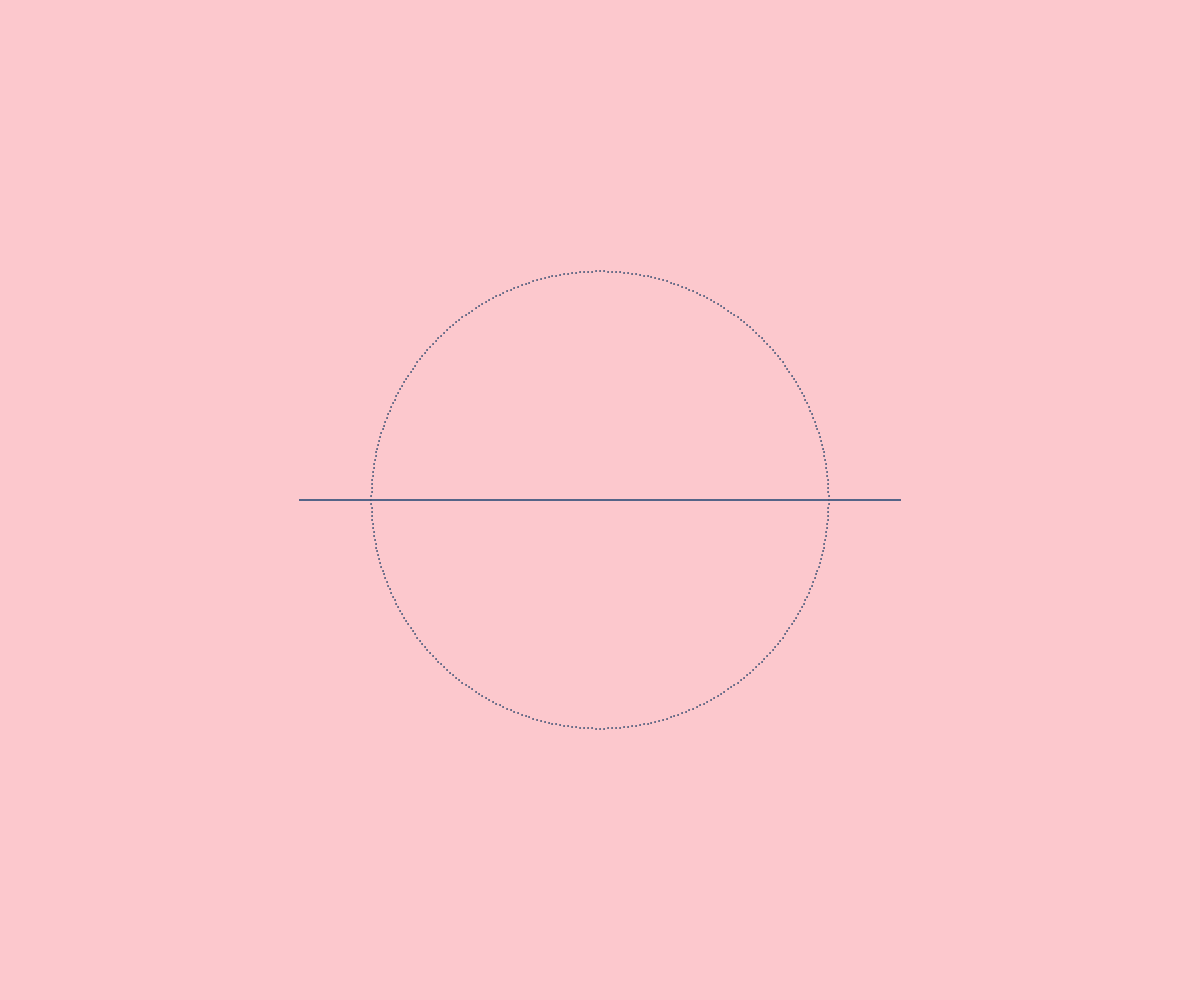
Frame 1 (no input)
Frame 60 (no input): identical to frame 1, image omitted
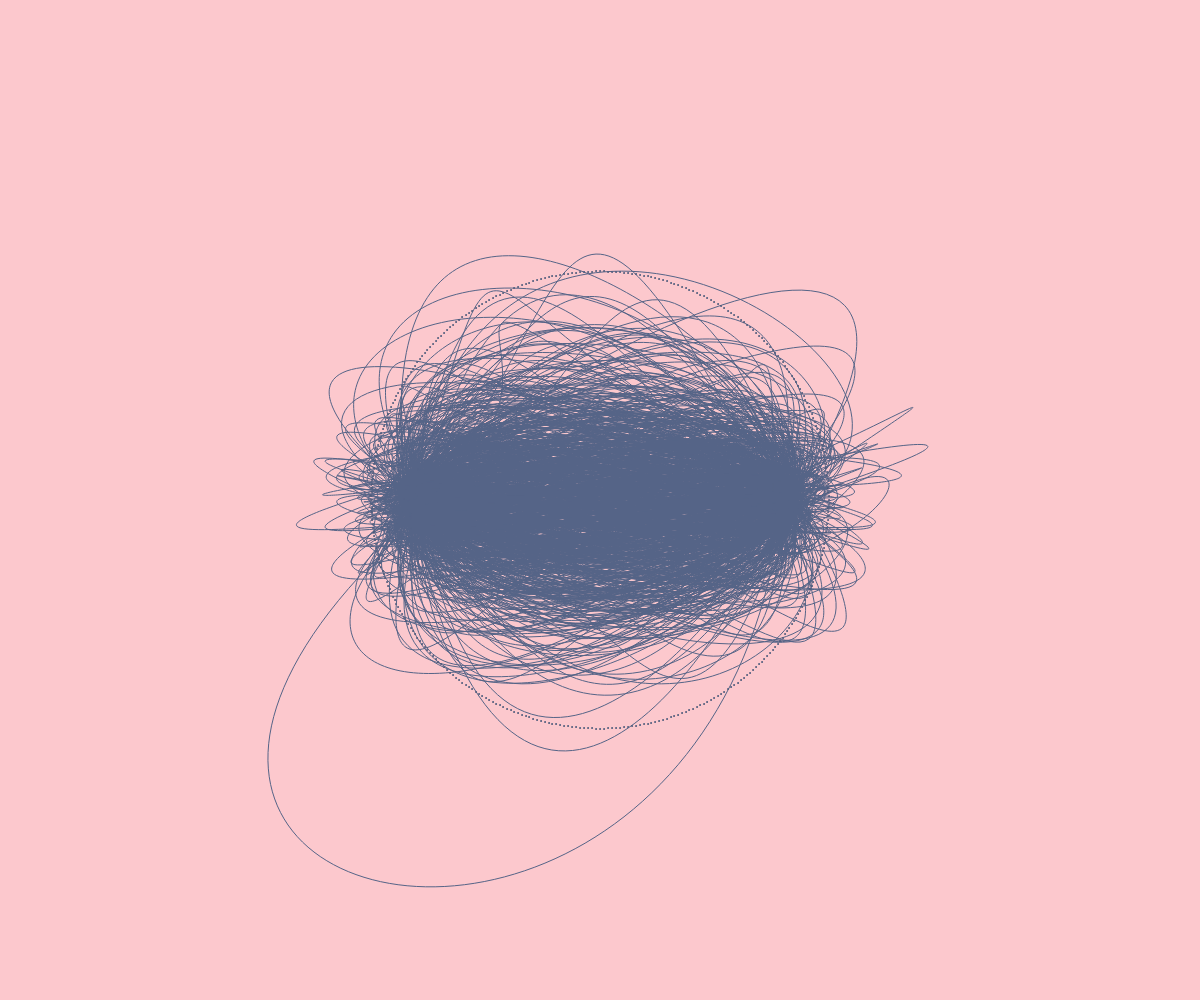
Frame 120 (the mouse pressed at the canvas centre since frame 60)

The p5.js sketch that drew these frames (run headless with seeded random() and noise() and a simulated clock; from frame 60 on, the mouse is pressed at the canvas centre):

// p5.js sketch
// ── sketch.js

	let allCurves = [],
	circles = []

function setup () {
	// //find appropriate canvas width
	// canvas_size = windowWidth < windowHeight ? windowWidth : windowHeight
	// canvas_size -= 80

	createCanvas( windowWidth, windowHeight)

	// //set canvas in center
	// let margin_left = (windowWidth - canvas_size) / 2
	// $(".p5Canvas").css("margin-left", margin_left)
	// $(".p5Canvas").css("margin-top", 40)

	let num_curves = 1000
	for (let i = 0; i < num_curves; i++) {

		let newCurve = new kurve

		if(i === 0) {

			newCurve.points.x1 = windowWidth/2
			newCurve.points.y1 = windowHeight/2

			newCurve.points.x2 = windowWidth/4
			newCurve.points.y2 = windowHeight/2

			newCurve.points.x3 = (windowWidth/4) * 3
			newCurve.points.y3 = windowHeight/2

			newCurve.points.x4 = windowWidth/2
			newCurve.points.y4 = windowHeight/2

		}
		else {
			newCurve.points.x1 = windowWidth/2
			newCurve.points.y1 = windowHeight/2

			newCurve.points.x2 = allCurves[0].points.x2
			newCurve.points.y2 = allCurves[0].points.y2

			newCurve.points.x3 = allCurves[0].points.x3
			newCurve.points.y3 = allCurves[0].points.y3

			newCurve.points.x4 = windowWidth/2
			newCurve.points.y4 = windowHeight/2
		}

		allCurves.push(newCurve)
	}

	let num_circles = 1
	for (let i = 0; i < num_circles; i++) {
		circleOfDots()
	}

	background("#FCC8CD")
}


function draw () {

	background("#FCC8CD")

	allCurves.forEach((curve) => {

		curve.make()
		// curve.makeDots()

		if(mouseIsPressed) {
			curve.findDot()
		}

		if(curve.dotsFound.x1) {
			curve.change(random(50, 300))
			curve.goDot()
		}
	})


	circles.forEach((points) => {
		points.forEach((point) => {
			fill("black")
			ellipse(point.x, point.y, 1, 1)
		})
	})

}


function kurve () {

	this.points = {}

	this.dotsFound = {}

	this.speed = 3

	this.make = () => {

		noFill()
		stroke("#556487");
		curve(
			this.points.x1,
			this.points.y1,
			this.points.x2,
			this.points.y2,
			this.points.x3,
			this.points.y3,
			this.points.x4,
			this.points.y4
		)
	}

	this.makeDots = () => {

		fill("red")
		//the curve
		// ellipse(
		// 	this.points.x1,
		// 	this.points.y1,
		// 	10,
		// 	10
		// )
		// ellipse(
		// 	this.points.x4,
		// 	this.points.y4,
		// 	10,
		// 	10
		// )
		//the ends
		ellipse(
			this.points.x2,
			this.points.y2,
			10,
			10
		)
		ellipse(
			this.points.x3,
			this.points.y3,
			10,
			10
		)
	}

	this.change = (num) => {

		this.points.x1 += random(-num, num)
		this.points.y1 += random(-num, num)

		// this.points.x2 += random(-num, num)
		// this.points.y2 += random(-num, num)
		//
		// this.points.x3 += random(-num, num)
		// this.points.y3 += random(-num, num)

		this.points.x4 += random(-num, num)
		this.points.y4 += random(-num, num)
	}

	this.findDot = () => {

		circles.forEach((points, i) => {

			if(i === 0) {
				let dot1 = points[fixedNum(random(0,points.length - 1))],
						dot2 = points[fixedNum(random(0,points.length - 1))]
				this.dotsFound.x1 = dot1.x
				this.dotsFound.y1 = dot1.y

				this.dotsFound.x2 = dot2.x
				this.dotsFound.y2 = dot2.y
			}
		})
	}

	this.goDot = () => {

		let direction1 = moveThere(
			this.points.x2,
			this.points.y2,
			this.dotsFound.x1,
			this.dotsFound.y1,
			this.speed
		),
		direction2 = moveThere(
			this.points.x3,
			this.points.y3,
			this.dotsFound.x2,
			this.dotsFound.y2,
			this.speed
		)

		this.points.x2 = direction1.x

		this.points.y2 = direction1.y

		this.points.x3 = direction2.x

		this.points.y3 = direction2.y
	}
}

const circleOfDots = () => {

	// I got this from http://bl.ocks.org/bycoffe/3404776
	 let radius = random(50, 300),
			 num_points = 360,
			 angle,
			 x,
			 y,
			 points = []

	 for (let c = 0; c < num_points; c++) {

			angle = (c / (num_points / 2)) * Math.PI; // Calculate the angle at which the element will be placed.
																						// For a semicircle, we would use (i / num_points) * Math.PI.
			x = (radius * Math.cos(angle)) + (windowWidth/2); // Calculate the x position of the element.
			y = (radius * Math.sin(angle)) + (windowHeight/2); // Calculate the y position of the element.

			points.push({
				x: Number(x.toFixed(0)),
				y: Number(y.toFixed(0)),
			})

			if(c === num_points - 1) {
				circles.push([...points])
			}
	 }
}

const moveThere = (x, y, x1, y1, speed) => {

	let xx, yy, distance

	xx =  x1 - x
	yy = y1 - y

	distance = Math.sqrt(xx*xx + yy*yy)
	xx /= distance
	yy /= distance

	x += xx * speed
	y +=	yy * speed

	if( distance < 10) {
		x = x1
		y = y1
	}

	return {x, y}
}

const fixedNum = (num) => {
	return Number(num.toFixed(0))
}






















//
